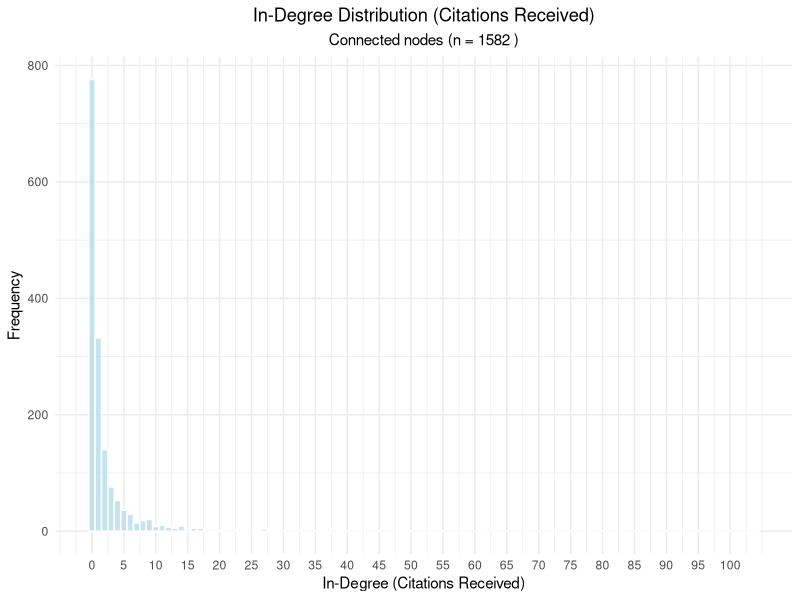
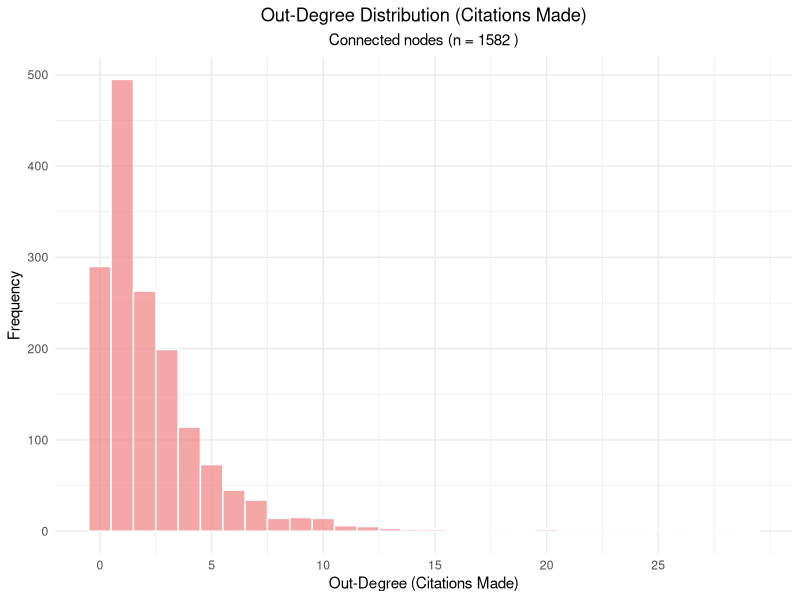
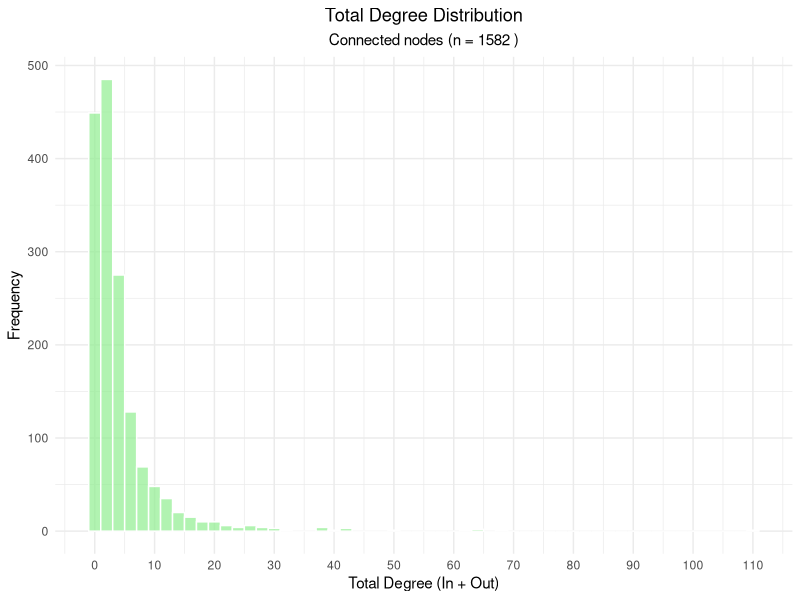
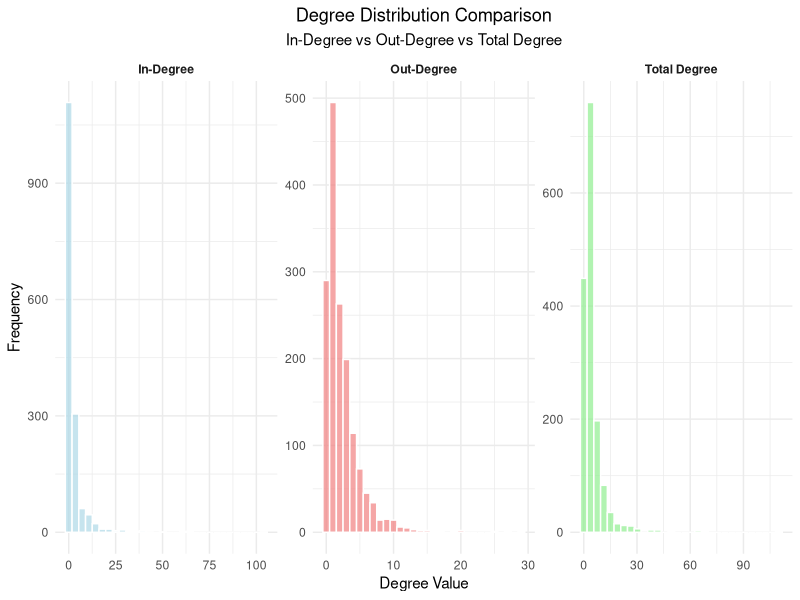

These charts were generated, in order, by the following R code:
## ---- chunk 1
knitr::opts_chunk$set(echo = TRUE)
## ---- chunk 2
library(readr)
library(igraph)
library(RColorBrewer)
library(ggplot2)
library(reshape2)
library(scales)
set.seed(48528608)
## ---- chunk 3
# Load the connected nodes and edges data
nodes_connected <- read.csv("data/nodes_connected.csv")
edges_connected <- read.csv("data/edges_connected.csv")

cat("=== DATA LOADING ===\n")
cat("Connected nodes loaded:", nrow(nodes_connected), "\n")
cat("Connected edges loaded:", nrow(edges_connected), "\n\n")

# Create the graph from connected nodes only
graph_connected <- graph_from_data_frame(edges_connected, 
                                        vertices = nodes_connected, 
                                        directed = TRUE)
# Remove multiple edges and self-loops for cleaner analysis
graph_connected <- simplify(graph_connected, 
                          remove.multiple = TRUE, 
                          remove.loops = TRUE)

cat("Graph created successfully\n")
cat("Final nodes in graph:", vcount(graph_connected), "\n")
cat("Final edges in graph:", ecount(graph_connected), "\n\n")
## ---- chunk 4
cat("=== BASIC GRAPH STATISTICS ===\n")
cat("Total nodes:", vcount(graph_connected), "\n")
cat("Total edges (citations):", ecount(graph_connected), "\n")
cat("Network density:", round(edge_density(graph_connected), 6), "\n")
cat("Is directed:", is_directed(graph_connected), "\n")
cat("Is weighted:", is_weighted(graph_connected), "\n\n")

# Calculate degree statistics
all_degrees <- degree(graph_connected, mode = "all")
in_degrees <- degree(graph_connected, mode = "in")
out_degrees <- degree(graph_connected, mode = "out")

cat("=== DEGREE STATISTICS ===\n")
cat("Average total degree:", round(mean(all_degrees), 2), "\n")
cat("Average in-degree (citations received):", round(mean(in_degrees), 2), "\n")
cat("Average out-degree (citations made):", round(mean(out_degrees), 2), "\n\n")

cat("Degree range (total):", min(all_degrees), "-", max(all_degrees), "\n")
cat("Degree range (in):", min(in_degrees), "-", max(in_degrees), "\n")
cat("Degree range (out):", min(out_degrees), "-", max(out_degrees), "\n\n")

cat("Standard deviation (total):", round(sd(all_degrees), 2), "\n")
cat("Standard deviation (in):", round(sd(in_degrees), 2), "\n")
cat("Standard deviation (out):", round(sd(out_degrees), 2), "\n\n")
## ---- chunk 5
cat("=== COMPONENT ANALYSIS ===\n")

# Analyze weakly connected components
weak_components <- components(graph_connected, mode = "weak")
cat("Number of weakly connected components:", weak_components$no, "\n")
cat("Size of largest weak component:", max(weak_components$csize), "\n")
cat("Proportion of nodes in largest weak component:", 
    round(max(weak_components$csize) / vcount(graph_connected) * 100, 2), "%\n\n")

# Analyze strongly connected components
strong_components <- components(graph_connected, mode = "strong")
cat("Number of strongly connected components:", strong_components$no, "\n")
cat("Size of largest strong component:", max(strong_components$csize), "\n")
cat("Proportion of nodes in largest strong component:", 
    round(max(strong_components$csize) / vcount(graph_connected) * 100, 2), "%\n\n")

# Component size distribution
cat("Weak component sizes (top 10):\n")
weak_sizes <- sort(weak_components$csize, decreasing = TRUE)
print(head(weak_sizes, 10))

cat("\nStrong component sizes (top 10):\n")
strong_sizes <- sort(strong_components$csize, decreasing = TRUE)
print(head(strong_sizes, 10))
## ---- chunk 6
# Create comprehensive degree distribution analysis

# Prepare data for plotting
degree_data <- data.frame(
  node_id = V(graph_connected)$name,
  total_degree = all_degrees,
  in_degree = in_degrees,
  out_degree = out_degrees
)

# Add node attributes for additional analysis
degree_data$institution <- V(graph_connected)$institution
degree_data$subtopic <- V(graph_connected)$subtopic
degree_data$year <- V(graph_connected)$year
degree_data$citations <- V(graph_connected)$citations

cat("=== DEGREE DISTRIBUTION SUMMARY ===\n")
cat("Total degree quartiles:\n")
print(quantile(all_degrees))
cat("\nIn-degree quartiles:\n")
print(quantile(in_degrees))
cat("\nOut-degree quartiles:\n")
print(quantile(out_degrees))
## ---- chunk 7
# In-degree distribution histogram
ggplot(degree_data, aes(x = in_degree)) +
  geom_histogram(binwidth = 1, fill = "lightblue", alpha = 0.7, color = "white") +
  labs(title = "In-Degree Distribution (Citations Received)",
       subtitle = paste("Connected nodes (n =", vcount(graph_connected), ")"),
       x = "In-Degree (Citations Received)",
       y = "Frequency") +
  theme_minimal() +
  theme(plot.title = element_text(hjust = 0.5),
        plot.subtitle = element_text(hjust = 0.5)) +
  scale_x_continuous(breaks = seq(0, max(in_degrees), by = 5))

# Print summary statistics
cat("\nIN-DEGREE DISTRIBUTION STATISTICS:\n")
cat("Mean:", round(mean(in_degrees), 2), "\n")
cat("Median:", median(in_degrees), "\n")
cat("Mode:", names(sort(table(in_degrees), decreasing = TRUE))[1], "\n")
cat("Nodes with 0 in-degree:", sum(in_degrees == 0), "\n")
cat("Nodes with >10 in-degree:", sum(in_degrees > 10), "\n")
## ---- chunk 8
# Out-degree distribution histogram
ggplot(degree_data, aes(x = out_degree)) +
  geom_histogram(binwidth = 1, fill = "lightcoral", alpha = 0.7, color = "white") +
  labs(title = "Out-Degree Distribution (Citations Made)",
       subtitle = paste("Connected nodes (n =", vcount(graph_connected), ")"),
       x = "Out-Degree (Citations Made)",
       y = "Frequency") +
  theme_minimal() +
  theme(plot.title = element_text(hjust = 0.5),
        plot.subtitle = element_text(hjust = 0.5)) +
  scale_x_continuous(breaks = seq(0, max(out_degrees), by = 5))

# Print summary statistics
cat("\nOUT-DEGREE DISTRIBUTION STATISTICS:\n")
cat("Mean:", round(mean(out_degrees), 2), "\n")
cat("Median:", median(out_degrees), "\n")
cat("Mode:", names(sort(table(out_degrees), decreasing = TRUE))[1], "\n")
cat("Nodes with 0 out-degree:", sum(out_degrees == 0), "\n")
cat("Nodes with >10 out-degree:", sum(out_degrees > 10), "\n")
## ---- chunk 9
# Total degree distribution histogram
ggplot(degree_data, aes(x = total_degree)) +
  geom_histogram(binwidth = 2, fill = "lightgreen", alpha = 0.7, color = "white") +
  labs(title = "Total Degree Distribution",
       subtitle = paste("Connected nodes (n =", vcount(graph_connected), ")"),
       x = "Total Degree (In + Out)",
       y = "Frequency") +
  theme_minimal() +
  theme(plot.title = element_text(hjust = 0.5),
        plot.subtitle = element_text(hjust = 0.5)) +
  scale_x_continuous(breaks = seq(0, max(all_degrees), by = 10))

# Print summary statistics
cat("\nTOTAL DEGREE DISTRIBUTION STATISTICS:\n")
cat("Mean:", round(mean(all_degrees), 2), "\n")
cat("Median:", median(all_degrees), "\n")
cat("Mode:", names(sort(table(all_degrees), decreasing = TRUE))[1], "\n")
cat("Nodes with degree 1:", sum(all_degrees == 1), "\n")
cat("Nodes with degree >20:", sum(all_degrees > 20), "\n")
## ---- chunk 10
# Create combined degree distribution plot
degree_long <- reshape2::melt(degree_data[, c("in_degree", "out_degree", "total_degree")],
                             variable.name = "degree_type",
                             value.name = "degree_value")

# Rename for better labels
degree_long$degree_type <- factor(degree_long$degree_type,
                                 levels = c("in_degree", "out_degree", "total_degree"),
                                 labels = c("In-Degree", "Out-Degree", "Total Degree"))

# Create faceted histogram
ggplot(degree_long, aes(x = degree_value, fill = degree_type)) +
  geom_histogram(alpha = 0.7, color = "white", bins = 30) +
  facet_wrap(~degree_type, scales = "free") +
  scale_fill_manual(values = c("In-Degree" = "lightblue", 
                              "Out-Degree" = "lightcoral", 
                              "Total Degree" = "lightgreen")) +
  labs(title = "Degree Distribution Comparison",
       subtitle = "In-Degree vs Out-Degree vs Total Degree",
       x = "Degree Value",
       y = "Frequency") +
  theme_minimal() +
  theme(plot.title = element_text(hjust = 0.5),
        plot.subtitle = element_text(hjust = 0.5),
        legend.position = "none",
        strip.text = element_text(face = "bold"))
## ---- chunk 11
# Analyze the largest component in detail
cat("=== LARGEST COMPONENT DETAILED ANALYSIS ===\n")

# Extract the largest weakly connected component
largest_comp_nodes <- which(weak_components$membership == which.max(weak_components$csize))
largest_component <- induced_subgraph(graph_connected, largest_comp_nodes)

cat("Largest component statistics:\n")
cat("Nodes:", vcount(largest_component), "\n")
cat("Edges:", ecount(largest_component), "\n")
cat("Density:", round(edge_density(largest_component), 6), "\n")
cat("Average in degree:", round(mean(degree(largest_component, mode = "in")), 2), "\n")
cat("Average out degree:", round(mean(degree(largest_component, mode = "out")), 2), "\n")
cat("Average degree:", round(mean(degree(largest_component, mode = "all")), 2), "\n")
cat("Diameter:", diameter(largest_component, directed = FALSE), "\n")
cat("Average path length:", round(mean_distance(largest_component, directed = FALSE), 2), "\n\n")

# Check if there are smaller components worth analyzing
if(length(unique(weak_components$csize)) > 1) {
  second_largest_size <- sort(weak_components$csize, decreasing = TRUE)[2]
  cat("Second largest component size:", second_largest_size, "\n")
  cat("Ratio (largest/second largest):", round(max(weak_components$csize) / 
  second_largest_size, 2), "\n")
}
